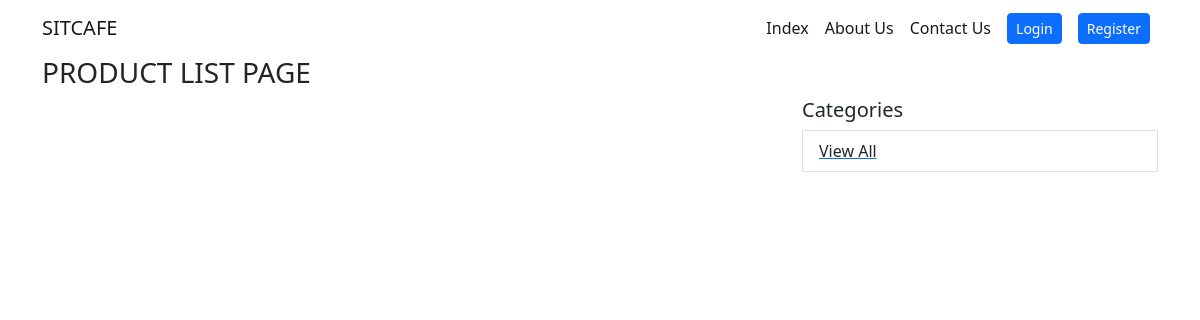
The app's page /products/, older data.
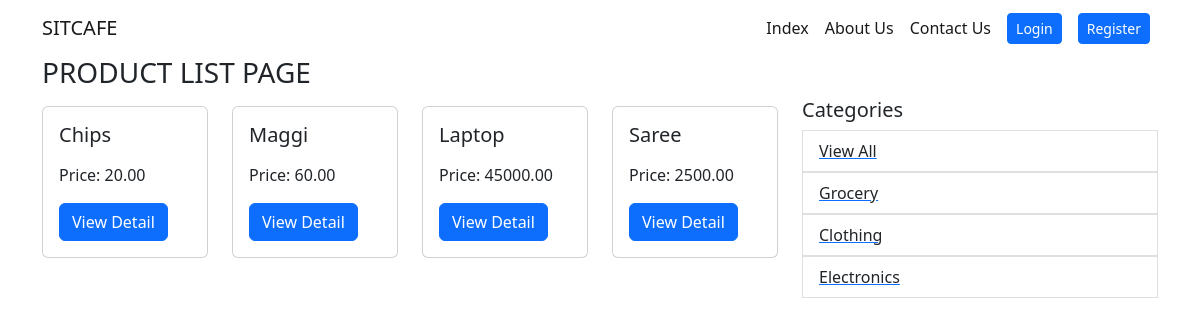
The same page, newer data.
### products/models.py (models this page shows, shortened)
class Product(models.Model):
  category = models.ForeignKey(Category, on_delete=models.SET_NULL, null=True)
  name = models.CharField(max_length=150)
  description = models.TextField(blank=True, null=True)
  stock = models.IntegerField(default=0)
  price = models.DecimalField(max_digits=7, decimal_places=2)
  is_active = models.BooleanField(default=True)
  created_at = models.DateTimeField(auto_now_add=True)
  updated_at = models.DateTimeField(auto_now=True)

class Category(models.Model):
  name = models.CharField(max_length=50)
  description = models.TextField(blank=True, null=True)
  is_active = models.BooleanField(default=True)
  created_at = models.DateTimeField(auto_now_add=True)
  updated_at = models.DateTimeField(auto_now=True)

### products/views.py (the view)
# urls.py: path('', views.product_list, name='product_list'),
def product_list(request):
  category = request.GET.get('category', None)
  products = Product.objects.filter(is_active=True)
  if category:
    products = products.filter(category__name=category)
  categories = Category.objects.all()
  return render(request,'products/product_list.html', { 'products': products, 'categories': categories })

### templates/products/product_list.html (shortened to what this page needs)
{% extends 'base.html' %}
{% block content %}
  <div class="container">
    <h3>PRODUCT LIST PAGE</h3>
    <div class="row">
      <div class="col-8">
        <div class="row">
          {% for product in products %}
            <div class="col-3 my-2">
              <div class="card">
                <div class="card-body">
                  <h5 class="card-title">{{ product.name }}</h5>
                  <p>Price: {{ product.price }}</p>
                  <a href="{% url 'product_view' id=product.id %}" class="btn btn-primary">View Detail</a>
                </div>
              </div>
            </div>
          {% endfor %}
        </div>
      </div>
      <div class="col-4">
        <h5>Categories</h5>
        <ul class="list-group">
          <a href="{% url 'product_list' %}">
            <li class="list-group-item">View All</li>
          </a>
          {% for category in categories %}
            <a href="{% url 'product_list' %}?category={{ category.name }}">
              <li class="list-group-item">{{ category.name }}</li>
            </a>
          {% endfor %}
        </ul>
      </div>
    </div>
  </div>
{% endblock content %}

Row changes from the older to the newer data that the page shows:
added Product: name "Chips", price "20.00"
added Product: name "Maggi", price "60.00"
added Product: name "Laptop", price "45000.00"
added Product: name "Saree", price "2500.00"
added Category: name "Grocery"
added Category: name "Clothing"
added Category: name "Electronics"
